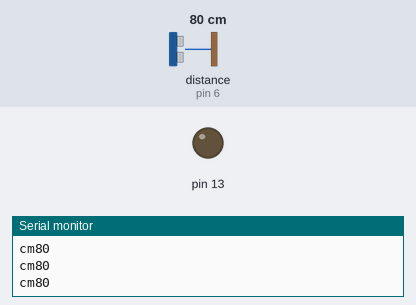
Recording of a sketch running on a simulated Arduino Uno, built with avr-gcc and run on an emulated ATmega328P. Parts: output pins drawn as LEDs (lit = HIGH), the last lines printed to the serial monitor. Wiring (inferred from the names in the program): ultrasonic range finder: trigger pin 7; echo pin 6. Inputs (shaded band) come from the test bench; at power-on: distance to the obstacle (sensor on pin 6) 80 cm. The echo pulse lasts 58.3 µs per cm; pins used as bus, display or sensor lines are not drawn.

Above: at 1.2 s.
1.3 s: distance to the obstacle (sensor on pin 6) set to 250 cm
At 1.7 s:
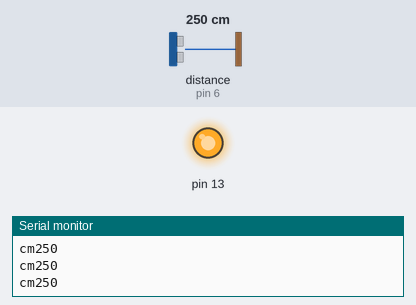
2.8 s: distance to the obstacle (sensor on pin 6) set to 133 cm
4.3 s: distance to the obstacle (sensor on pin 6) set to 126 cm
At 5.0 s:
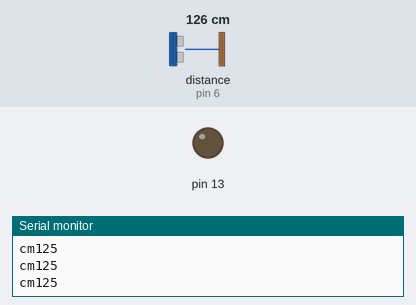
7.3 s: distance to the obstacle (sensor on pin 6) set to 299 cm
At 8.7 s:
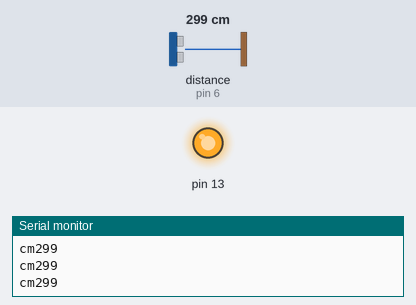
Timing chart, 0 to 9.8 s (numbered marks = the images above; inputs shaded):
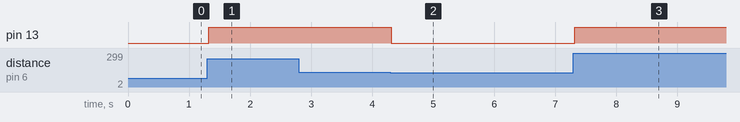

Measured:
- the behaviour switches between 129 and 128 cm on distance to the obstacle (sensor on pin 6) (found by bisection; images 1 and 2)
- after the input at 1.3 s, pin 13: LOW → HIGH at once
- after the input at 4.3 s, pin 13: HIGH → LOW at once
- after the input at 7.3 s, pin 13: LOW → HIGH at once

The sketch:

hc04.ino
```cpp
#define echopin 6
#define trigpin 7
int led=13;
long duration,distance;

void setup() {
  // put your setup code here, to run once:
Serial.begin(9600);
pinMode(6,INPUT);

pinMode(7,OUTPUT);
pinMode(13,OUTPUT);
}

void loop() {
  // put your main code here, to run repeatedly:

digitalWrite(7,LOW);
delayMicroseconds(2);
digitalWrite(7,HIGH);
delayMicroseconds(10);
digitalWrite(7,LOW);
duration=pulseIn(6,HIGH);
distance=duration/29.1/2;
Serial.println(distance);
Serial.print("cm");
analogWrite(13,distance);
}
```
